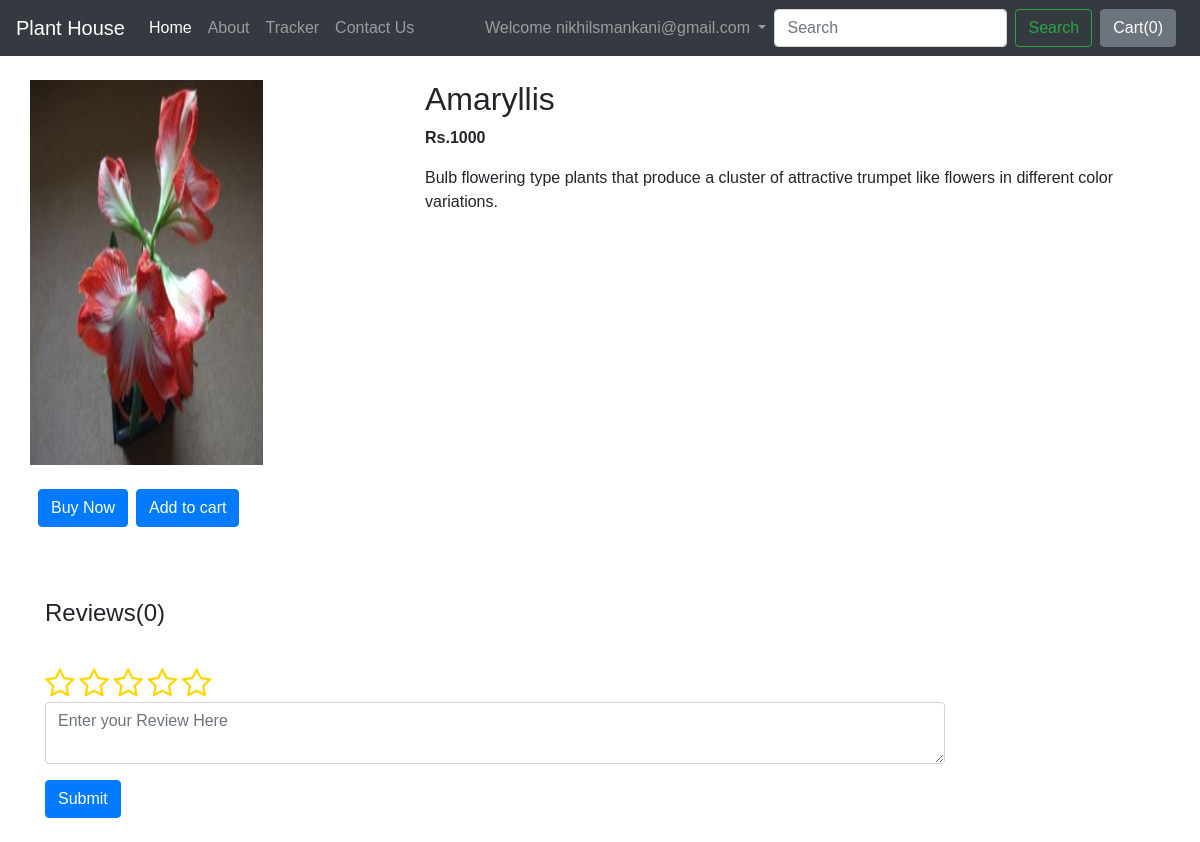
The app's page /shop/products/1 (signed in) with its own data.
### accounts/models.py (models this page shows, shortened)
class Account(AbstractBaseUser):
	email 					= models.EmailField(verbose_name="email", max_length=60, unique=True)
	username 				= models.CharField(max_length=30, unique=True)
	date_joined				= models.DateTimeField(verbose_name='date joined', auto_now_add=True)
	last_login				= models.DateTimeField(verbose_name='last login', auto_now=True)
	is_admin				= models.BooleanField(default=False)
	is_active				= models.BooleanField(default=True)
	is_staff				= models.BooleanField(default=False)
	is_superuser			= models.BooleanField(default=False)
	is_nurseryManager		= models.BooleanField(default=False)
	nursery_name			= models.CharField(max_length=50,default='',null=True,blank=True)
	USERNAME_FIELD = 'email'
	REQUIRED_FIELDS = ['username']
	objects = MyAccountManager()
	def __str__(self):
		return self.email

### nursery/models.py (models this page shows, shortened)
class Plant(models.Model):
    plantName = models.CharField(max_length=30)
    plantPrice = models.IntegerField()
    plantImage = models.ImageField(upload_to='nursery/images',default='')
    plantDesc = models.TextField()
    plantNursery = models.CharField(max_length=50,default='',blank=True,null=True)

### shop/views.py (the view)
# urls.py: path("products/<int:myid>",views.productview,name="ProductView"),
@login_required(login_url='/')
def productview(request,myid):
    product = Plant.objects.filter(id=myid)[0]
    reviews = ShopReview.objects.filter(product=product,parent=None)
    replies = ShopReview.objects.filter(product=product).exclude(parent=None)
    repDict = {}
    for reply in replies:
        if reply.parent.sno not in repDict.keys():
            repDict[reply.parent.sno] = [reply]
        else:
            repDict[reply.parent.sno].append(reply)
    product_all = Plant.objects.all()
    return render(request, 'shop/prodView.html',{'product':product,'product_all':product_all,'reviews':reviews,'replyDict':repDict})

### shop/templates/shop/prodView.html (shortened to what this page needs)
{% extends 'shop/basic.html' %} {% block title %}{{product.product_name}}Product View- Plant House{% endblock %}
{% block body %}
{% load humanize %}
<div class="container my-4">
    <div class="row">
        <div class="col-md-4">
            <div class="row">
                <img id="imagepr{{product.id}}" src="/media/{{product.plantImage}}" width="233px" height="385px">
            </div>
            <div class="row">
                <button class="btn btn-primary mx-2 my-4" id="buy_now">Buy Now</button>
                <span id="divpr{{product.id}}" class="divpr">
                    <button id="pr{{product.id}}" class="btn btn-primary cart my-4">Add to cart
                    </button></span>
            </div>
        </div>
        <div class="col-md-8">
            <h2 id="namepr{{product.id}}">{{product.plantName}}</h2>
            <b>
                <p id="pricepr{{product.id}}">Rs.{{product.plantPrice}}</p>
            </b>
            <p>{{product.plantDesc}}</p>
        </div>
    </div>
    <br><br>
    <h4>Reviews({{reviews.count}})</h4>
    <br>
    <div class="my-2">
        {% if user.is_authenticated %}
        <form action="postReview" method="post">{% csrf_token %}
            <div class="form-group">
                <div class="ratings">
                    <span class="fa fa-star-o"></span>
                    <span class="fa fa-star-o"></span>
                    <span class="fa fa-star-o"></span>
                    <span class="fa fa-star-o"></span>
                    <span class="fa fa-star-o"></span>
                </div>
                <textarea type="text" class="form-control" id='reviewInput' name="review"
                    placeholder="Enter your Review Here"></textarea>
            </div>
            <button type="submit" class="btn btn-primary">Submit</button>
        </form>
        {% else %}
        <h5>Please Login to post Review</h5><br>
        {% endif %}
    </div>
    {% for review in reviews %}
            {% load my_filters %}
            {% load convertInt %}
                {% load extras %}
    {% endfor %}
</div>
{% endblock %}

### shop/templates/shop/basic.html (shortened to what this page needs)
<!doctype html>
<html lang="en">
<head>
  <link rel="stylesheet" href="https://stackpath.bootstrapcdn.com/bootstrap/4.2.1/css/bootstrap.min.css"
>
  <link rel="stylesheet" type="text/css" href="https://stackpath.bootstrapcdn.com/font-awesome/4.7.0/css/font-awesome.min.css">
</head>
<body>
  <nav id="basicNavbar" class="navbar navbar-expand-lg navbar-dark bg-dark">
    <a class="navbar-brand" href="/shop" id="visible_mac">Plant House</a>
    <div class="collapse navbar-collapse" id="navbarSupportedContent">
      <ul class="navbar-nav mr-auto">
        <li class="nav-item active">
          <a class="nav-link" href="/shop">Home <span class="sr-only">(current)</span></a>
        </li>
        <li class="nav-item">
          <a class="nav-link" href="/shop/about">About</a>
        </li>
        <li class="nav-item">
          <a class="nav-link" href="/shop/tracker">Tracker</a>
        </li>
        <li class="nav-item">
          <a class="nav-link" href="/shop/contact">Contact Us</a>
        </li>
      </ul>
      {% if user.is_authenticated %}
      <ul class="navbar-nav ml-auto">
        <li class="nav-item dropdown">
          <a class="nav-link dropdown-toggle" href="#" id="navbarDropdown" role="button" data-toggle="dropdown"
            aria-haspopup="true" aria-expanded="false">
            Welcome {{request.user}}
          </a>
        </li>
      </ul>
      {% endif %}
    </div>
  </nav>
  {% block body %}
  {% endblock %} {% load static %}
</body>
</html>

### records on screen
Account: user "nikhilsmankani@gmail.com"
Plant: plantImage (picture), plantName "Amaryllis", plantPrice "1000", plantDesc "Bulb flowering type plants that produce a cluster of attractive trumpet like flowers in different color variations."

### other values on screen
{{ reviews.count }} "0"
